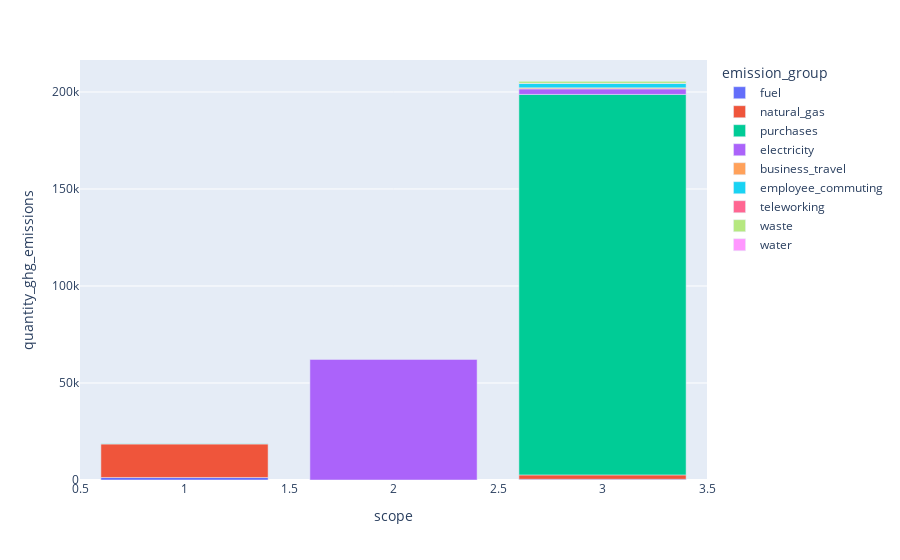

Notebook code for this chart:
### Code cell
emissions_ts = (df.groupby(['scope', 'emission_group'])['quantity_ghg_emissions'].sum() / 1000).to_frame().reset_index()
px.bar(emissions_ts, x='scope', y='quantity_ghg_emissions', color='emission_group')

### Figure 1 — Plotly figure (JSON) as saved in the notebook; plotly's stock layout.template omitted (floating-point values rounded to 4 significant figures)
{"data": [{"alignmentgroup": "True", "hovertemplate": "emission_group=fuel<br>scope=%{x}<br>quantity_ghg_emissions=%{y}<extra></extra>", "legendgroup": "fuel", "marker": {"color": "#636efa"}, "name": "fuel", "offsetgroup": "fuel", "orientation": "v", "showlegend": true, "textposition": "auto", "type": "bar", "x": [1, 3], "xaxis": "x", "y": [1304.0, 373.3], "yaxis": "y"}, {"alignmentgroup": "True", "hovertemplate": "emission_group=natural_gas<br>scope=%{x}<br>quantity_ghg_emissions=%{y}<extra></extra>", "legendgroup": "natural_gas", "marker": {"color": "#EF553B"}, "name": "natural_gas", "offsetgroup": "natural_gas", "orientation": "v", "showlegend": true, "textposition": "auto", "type": "bar", "x": [1, 3], "xaxis": "x", "y": [17290.0, 2248.0], "yaxis": "y"}, {"alignmentgroup": "True", "hovertemplate": "emission_group=purchases<br>scope=%{x}<br>quantity_ghg_emissions=%{y}<extra></extra>", "legendgroup": "purchases", "marker": {"color": "#00cc96"}, "name": "purchases", "offsetgroup": "purchases", "orientation": "v", "showlegend": true, "textposition": "auto", "type": "bar", "x": [1, 3], "xaxis": "x", "y": [109.4, 196100.0], "yaxis": "y"}, {"alignmentgroup": "True", "hovertemplate": "emission_group=electricity<br>scope=%{x}<br>quantity_ghg_emissions=%{y}<extra></extra>", "legendgroup": "electricity", "marker": {"color": "#ab63fa"}, "name": "electricity", "offsetgroup": "electricity", "orientation": "v", "showlegend": true, "textposition": "auto", "type": "bar", "x": [2, 3], "xaxis": "x", "y": [62160.0, 2860.0], "yaxis": "y"}, {"alignmentgroup": "True", "hovertemplate": "emission_group=business_travel<br>scope=%{x}<br>quantity_ghg_emissions=%{y}<extra></extra>", "legendgroup": "business_travel", "marker": {"color": "#FFA15A"}, "name": "business_travel", "offsetgroup": "business_travel", "orientation": "v", "showlegend": true, "textposition": "auto", "type": "bar", "x": [3], "xaxis": "x", "y": [549.5], "yaxis": "y"}, {"alignmentgroup": "True", "hovertemplate": "emission_group=employee_commuting<br>scope=%{x}<br>quantity_ghg_emissions=%{y}<extra></extra>", "legendgroup": "employee_commuting", "marker": {"color": "#19d3f3"}, "name": "employee_commuting", "offsetgroup": "employee_commuting", "orientation": "v", "showlegend": true, "textposition": "auto", "type": "bar", "x": [3], "xaxis": "x", "y": [2260.0], "yaxis": "y"}, {"alignmentgroup": "True", "hovertemplate": "emission_group=teleworking<br>scope=%{x}<br>quantity_ghg_emissions=%{y}<extra></extra>", "legendgroup": "teleworking", "marker": {"color": "#FF6692"}, "name": "teleworking", "offsetgroup": "teleworking", "orientation": "v", "showlegend": true, "textposition": "auto", "type": "bar", "x": [3], "xaxis": "x", "y": [27.42], "yaxis": "y"}, {"alignmentgroup": "True", "hovertemplate": "emission_group=waste<br>scope=%{x}<br>quantity_ghg_emissions=%{y}<extra></extra>", "legendgroup": "waste", "marker": {"color": "#B6E880"}, "name": "waste", "offsetgroup": "waste", "orientation": "v", "showlegend": true, "textposition": "auto", "type": "bar", "x": [3], "xaxis": "x", "y": [1200.0], "yaxis": "y"}, {"alignmentgroup": "True", "hovertemplate": "emission_group=water<br>scope=%{x}<br>quantity_ghg_emissions=%{y}<extra></extra>", "legendgroup": "water", "marker": {"color": "#FF97FF"}, "name": "water", "offsetgroup": "water", "orientation": "v", "showlegend": true, "textposition": "auto", "type": "bar", "x": [3], "xaxis": "x", "y": [11.99], "yaxis": "y"}], "layout": {"autosize": true, "barmode": "relative", "legend": {"title": {"text": "emission_group"}, "tracegroupgap": 0}, "margin": {"t": 60}, "xaxis": {"anchor": "y", "autorange": true, "domain": [0, 1], "range": [0.5, 3.5], "title": {"text": "scope"}, "type": "linear"}, "yaxis": {"anchor": "x", "autorange": true, "domain": [0, 1], "range": [0, 216500.0], "title": {"text": "quantity_ghg_emissions"}, "type": "linear"}}}
